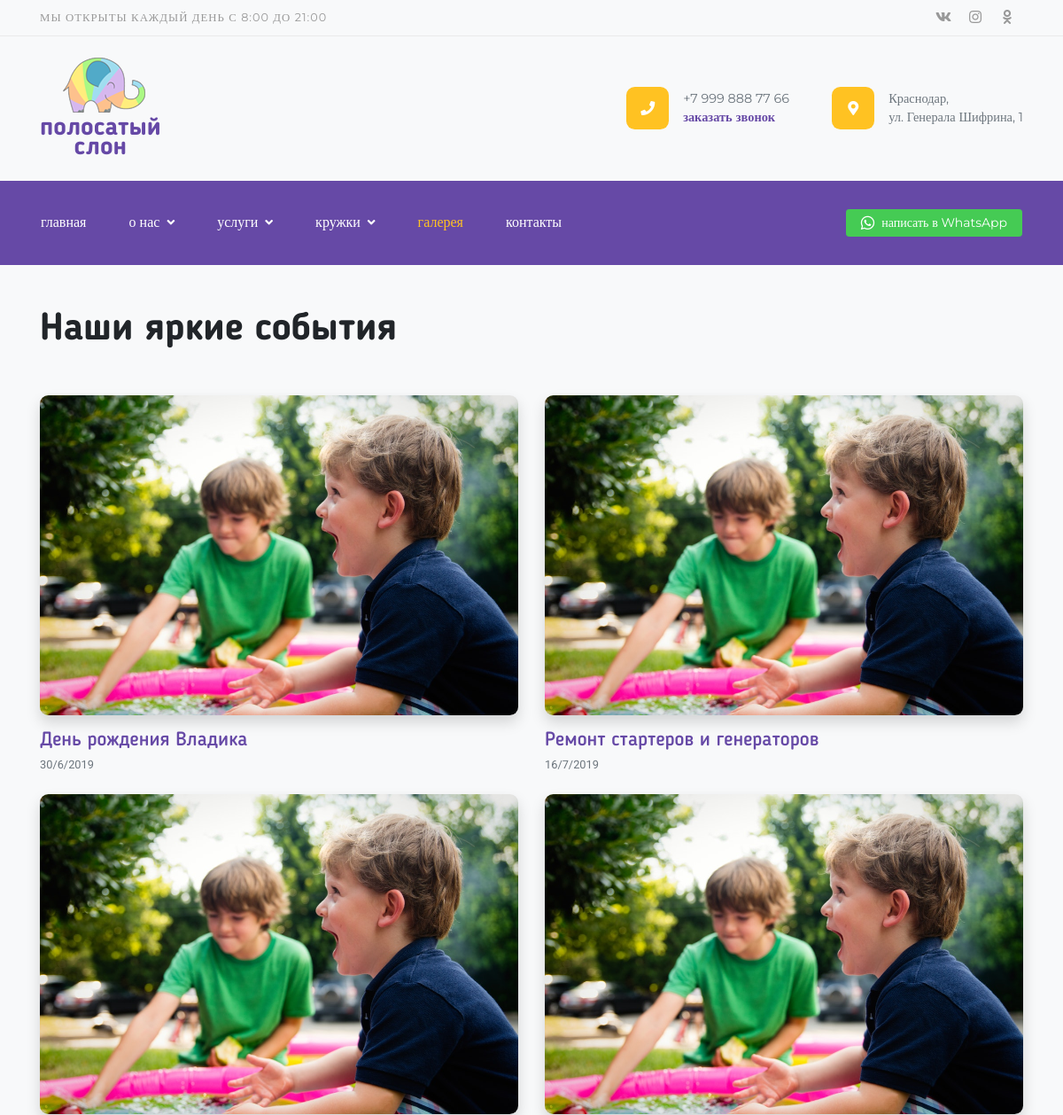
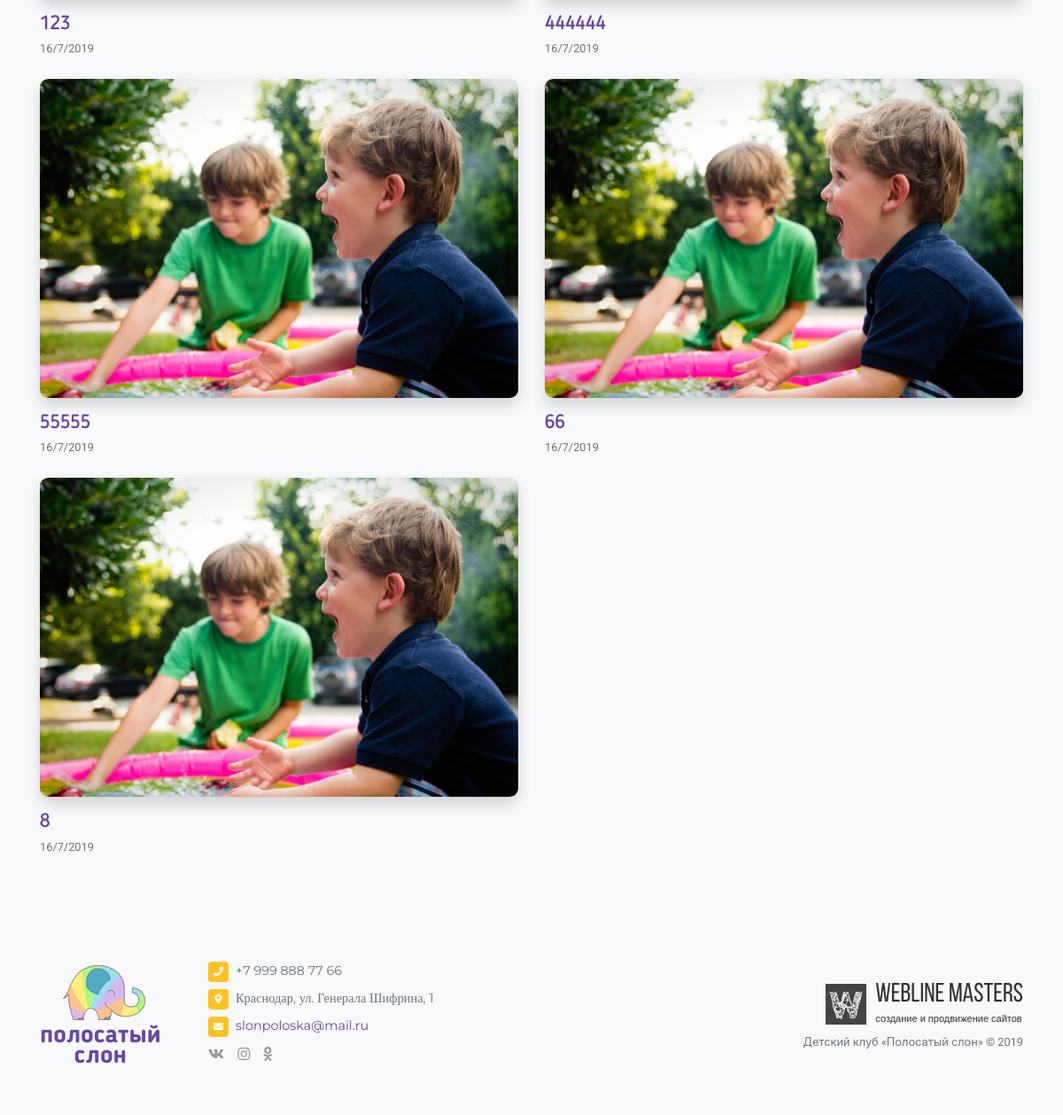
Page /gallery/ on the committed database (2 pictures, top to bottom).
### contacts/models.py (models this page shows, shortened)
class Social(models.Model):
    name = models.CharField(max_length=250, verbose_name='Название социальной сети')
    short_name = models.CharField(max_length=250, verbose_name='Короткое название')
    link = models.URLField(max_length=250, verbose_name='Ссылка')
    class Meta:
        verbose_name = 'Социальная сеть'
        verbose_name_plural = 'Социальные сети'

class Phone(models.Model):
    phone = models.CharField(max_length=20, verbose_name='Телефон')
    class Meta:
        verbose_name = 'Телефон'
        verbose_name_plural = 'Телефоны'
    def __str__(self):
        return '%s' % self.phone

class Address(models.Model):
    address = models.CharField(max_length=250, verbose_name='Адрес')
    class Meta:
        verbose_name = 'Адрес'
        verbose_name_plural = 'Адреса'
    def __str__(self):
        return '%s' % self.address

class Email(models.Model):
    email = models.CharField(max_length=20, verbose_name='E-mail')
    class Meta:
        verbose_name = 'E-mail'
        verbose_name_plural = 'E-mails'
    def __str__(self):
        return '%s' % self.email

### gallery/models.py (models this page shows, shortened)
class Album(SEOOptimizable):
    title = models.CharField(max_length=250, unique=True, verbose_name='Название')
    def get_picture_url(self, filename):
        ext = filename.split('.')[-1]
        filename = '%s.%s' % (self.id, ext)
        return 'images/albums/%s' % filename
    image = models.ImageField(upload_to=get_picture_url, verbose_name='Изображение')
    text = models.TextField(verbose_name='Текст')
    date = models.DateField(default=date.today, verbose_name='Дата создания')
    slug = models.SlugField(max_length=250, verbose_name='Slug', unique=True)
    def get_absolute_url(self):
        return reverse('album', args=[self.slug])
    class Meta:
        verbose_name = 'Альбом'
        verbose_name_plural = 'Альбомы'

### gallery/views.py (the view)
# urls.py: path('', views.GalleryView.as_view(), name='gallery'),
class GalleryView(View):
    def get(self, request):
        albums = Album.objects.all()
        page_number = request.GET.get('page', 1)
        is_paginated, page, next_url, prev_url = pagination(albums, page_number, 10)
        context = {
            'is_paginated': is_paginated,
            'page_object': page,
            'next_url': next_url,
            'prev_url': prev_url,
        }
        return render(request, 'gallery/gallery.html', context)

### landing/context_processors.py (called while the page is built)
def context_info(request):
    phone = Phone.objects.first()
    messenger = Messenger.objects.first()
    address = Address.objects.first()
    email = Email.objects.first()
    socials = Social.objects.all()
    seo_titles = TitleTag.objects.all()
    callback_form = CallBackForm()
    categories = Category.objects.all()
    context = {
        'phone': phone,
        'address': address,
        'email': email,
        'messenger': messenger,
        'socials': socials,
        'seo_titles': seo_titles,
        'callback_form': callback_form,
        'categories': categories,
    }
    return context

### landing/pagination.py (called while the page is built)
def pagination(queryset, page_number, item_per_page):
    item_per_page = item_per_page
    paginator = Paginator(queryset, item_per_page)
    page = paginator.get_page(page_number)
    is_paginated = page.has_other_pages()
    if page.has_previous():
        prev_url = '?page=%s' % page.previous_page_number()
    else:
        prev_url = ''
    if page.has_next():
        next_url = '?page=%s' % page.next_page_number()
    else:
        next_url = ''
    return is_paginated, page, next_url, prev_url

### services/models.py (called while the page is built)
    def title(self):
        return '%s %s' % (self.title1, self.title2)

### templates/gallery/gallery.html (shortened to what this page needs)
{% extends 'base.html' %}
{% load imagefit %}
{% block content %}
<div class="container pb-4 pb-lg-5">
    <h1 class="mt-0 mb-lg-5 mb-4">Наши яркие события</h1>
    <div class="row">
        {% for album in page_object.object_list %}
            <div class="col-sm-6">
                <div class="gallery-item mb-4">
                    <img src="{{ album.image.url|resize:'album' }}" class="w-100 rounded-lg mb-3 shadow transition" alt="...">
                    <a href="{{ album.get_absolute_url }}" class="stretched-link font-3 h4 font-weight-normal mb-1 mt-0 d-block">{{ album.title }}</a>
                    <span class="text-muted small d-block">{{ album.date|date:"j/n/Y" }}</span>
                </div>
            </div>
        {% endfor %}
    </div>
</div>
{% endblock content %}

### templates/__header.html (shortened to what this page needs)
{% load static %}
{% load flatpages %}
{% get_flatpages as flatpages %}
<div class="bg-light border-bottom border-gray d-none d-lg-block top-bar">
    <div class="container d-flex justify-content-between align-items-center">
        <span class="small mr-auto text-gray text-uppercase font-2 letter-spacing">
            Мы открыты каждый день с 8:00 до 21:00
        </span>
        {% for social in socials %}
            <a href="{{ social.link }}" target="_blank" class="text-gray py-2  {{ social.short_name }}"><i class="fab fa-{{ social.name }}"></i></a>
        {% endfor %}
    </div>
</div>
<div class="bg-light py-4 d-none d-lg-block top-bar-2">
    <div class="container d-flex justify-content-between align-items-center">
        <div class="position-relative text-center logo mr-auto">
            <img src="{% static 'images/logo.png' %}" class="ml-2 mb-2">
            <a href="{% url 'index' %}" class="stretched-link text-lowercase d-block font-3 font-weight-bolder">полосатый<br>слон</a>
        </div>
        <div class="top-contact d-flex justify-content-between align-items-center mr-5">
            <span class="bg-warning text-center rounded-lg mr-3"><i class="fas fa-phone text-white"></i></span>
            <div>
                <p class="text-muted font-2 smaller m-0">{{ phone }}</p>
                <p class="font-2 smaller font-weight-bold m-0"><a href="#" data-toggle="modal" data-target="#CallBackModal">заказать звонок</a></p>
            </div>
        </div>
        <div class="top-contact d-flex justify-content-between align-items-center">
            <span class="bg-warning text-center rounded-lg mr-3"><i class="fas fa-map-marker-alt text-white"></i></span>
            <div>
                <p class="text-muted font-2 smaller m-0 w-10">{{ address|safe }}</p>
            </div>
        </div>
    </div>
</div>
<nav class="navbar navbar-expand-lg navbar-dark bg-primary sticky-top py-lg-4 mb-lg-5 mb-4 py-1">
    <div class="container px-3">
        <div class="collapse navbar-collapse">
            <ul class="navbar-nav mr-auto">
                <li class="nav-item">
                    <a class="nav-link text-lowercase font-2" href="{% url 'index' %}">главная</a>
                </li>
                <li class="nav-item dropdown">
                    <a class="nav-link text-lowercase dropdown-toggle font-2 {% if '/content-startpoint/' in request.path %}active{% endif %}
                                                                             {% for page in flatpages %} {% if page.url in request.path %}active{% endif %} {% endfor %}" href="{% url 'content_startpoint' %}">
                        о нас<i class="fas fa-angle-down fa-sm ml-2"></i>
                    </a>
                </li>
                <li class="nav-item dropdown">
                    <a class="nav-link text-lowercase dropdown-toggle font-2 {% if '/services/category/service/' in request.path %}active{% endif %}" href="{% url 'categories' service_type='service' %}">
                        услуги<i class="fas fa-angle-down fa-sm ml-2"></i>
                    </a>
                </li>
                <li class="nav-item dropdown">
                    <a class="nav-link text-lowercase dropdown-toggle font-2  {% if '/services/category/artclass/' in request.path %}active{% endif %}" href="{% url 'categories' service_type='artclass' %}">
                        кружки<i class="fas fa-angle-down fa-sm ml-2"></i>
                    </a>
                </li>
                <li class="nav-item">
                    <a class="nav-link text-lowercase font-2  {% if '/gallery/' in request.path %}active{% endif %}" href="{% url 'gallery' %}">галерея</a>
                </li>
                <li class="nav-item">
                    <a class="nav-link text-lowercase font-2  {% if '/contacts/' in request.path %}active{% endif %}" href="{% url 'contacts' %}">контакты</a>
                </li>
            </ul>
            <span class="navbar-text">
                <a href="https://wa.me/{{ messenger.number }}?text={{ messenger.text }}" target="_blank" class="btn btn-secondary btn-sm text-white font-2 small"><i class="fab fa-whatsapp align-middle mr-2" style="color: #fff; font-size: 1.1rem;"></i><span class="d-none d-xl-inline">написать в </span>WhatsApp</a>
            </span>
        </div>
    </div>
</nav>

### templates/__footer.html
{% load static %}
<footer class="footer bg-light py-4 py-lg-5">
    <div class="container">
        <div class="row d-flex align-items-center">
            <div class="col-lg-2">
                <div class="position-relative d-lg-inline-block d-none text-center logo">
                    <img src="{% static 'images/logo.png' %}" class="ml-2 mb-2">
                    <a href="{% url 'index' %}" class="stretched-link text-lowercase d-block font-3 font-weight-bolder">полосатый<br>слон</a>
                </div>
            </div>
            <div class="col-xl-7 col-lg-6 col-md-6">
                <ul class="list-unstyled">
                    <li class="smaller d-flex justify-content-start align-items-start">
                        <i class="fas fa-phone fa-xs fcm mr-2"></i>
                        <p class="m-0 font-2 text-muted">{{ phone }}</p>
                    </li>
                    <li class="smaller d-flex justify-content-start align-items-start">
                        <i class="fas fa-map-marker-alt fa-xs fcm mr-2"></i>
                        <p class="m-0 font-2 text-muted">{{ address|striptags }}</p>
                    </li>
                    <li class="smaller d-flex justify-content-start align-items-start">
                        <i class="fas fa-envelope fa-xs fcm mr-2"></i>
                        <p class="m-0 font-2 text-muted"><a href="mailto:{{ email }}">{{ email }}</a></p>
                    </li>
                    <li>
                        {% for social in socials %}
                            <a href="{{ social.link }}" target="_blank" class="text-gray {{ social.short_name }}"><i class="fab fa-{{ social.name }}"></i></a>
                        {% endfor %}
                    </li>
                </ul>
            </div>
            <div class="col-xl-3 col-lg-4 col-md-6">
                <a class="devlogo mb-1 mt-4 mt-md-0 ml-md-auto" href="http://wlms.info" target="_blank">
                    <img src="{% static 'images/devlogo.png' %}" alt="...">
                    <div class="devlogo-text">
                        <span>Webline Masters</span>
                        <span>создание и продвижение сайтов</span>
                    </div>
                </a>
                <p class="m-0 text-muted small text-md-right">Детский клуб «Полосатый слон» © 2019</p>
            </div>
        </div>
    </div>
</footer>

### dev_static/css/style.css (style rules this page uses)
html { position: relative; min-height: 100%; }
body { overflow-x: hidden; }
.footer { position: absolute; bottom: 0; width: 100%; }
.devlogo { display: table; }
.devlogo img, .devlogo-text { display: table-cell; vertical-align: top; }
.devlogo span { display: block; margin-left: 10px; font-family: "BebasNeueRegular", sans-serif; font-size: 30px; line-height: 26px; color: #333; -webkit-transition: all .1s ease-in-out; transition: all .1s ease-in-out; }
.devlogo span:last-child { font-size: 11px; font-family: "Arial", sans-serif; }
.dropdown-toggle > i { -webkit-transition: -webkit-transform .2s ease-in-out; transition: -webkit-transform .2s ease-in-out; transition: transform .2s ease-in-out; transition: transform .2s ease-in-out, -webkit-transform .2s ease-in-out; }
.vk, .inst, .odn { width: 36px; text-align: center; }
.logo a { font-size: 28px; line-height: 1.4rem; -webkit-transition: color .1s ease-in-out; transition: color .1s ease-in-out; }
.top-contact span { width: 48px; height: 48px; }
.top-contact span i { line-height: 48px; }

### rows in the picture
Phone: phone "+7 999 888 77 66"
Address: address "Краснодар, ул. Генерала Шифрина, 1"
Album: image|resize (placeholder picture), title "День рождения Владика", date "30/6/2019"
Album: image|resize (picture), title "Ремонт стартеров и генераторов", date "16/7/2019"
Album: image|resize (picture), title "123", date "16/7/2019"
Album: image|resize (picture), title "444444", date "16/7/2019"
Album: image|resize (picture), title "55555", date "16/7/2019"
Album: image|resize (picture), title "66", date "16/7/2019"
Album: image|resize (picture), title "8", date "16/7/2019"
Email: email "slonpoloska@mail.ru"
